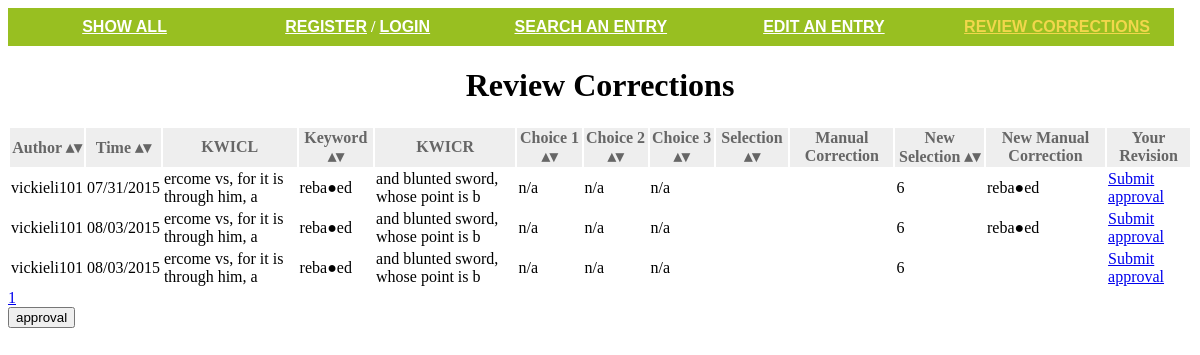
Before: /revision/ with the older database file.
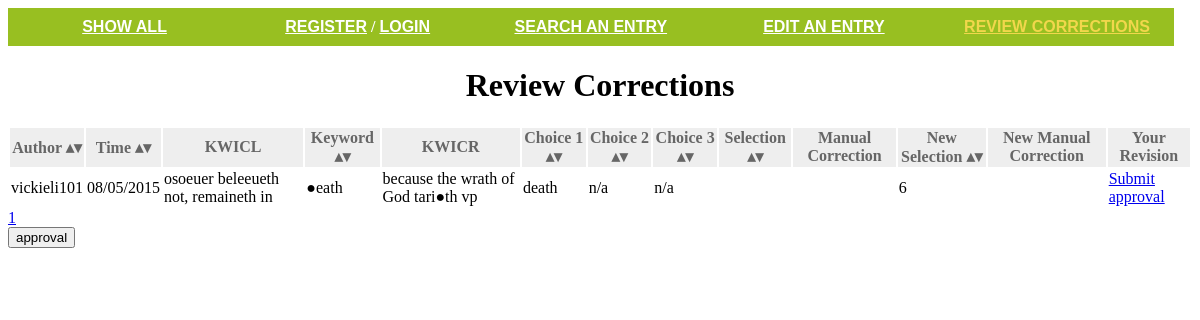
After: the same page with the newer database file.
### english/models.py (models this page shows, shortened)
class correction(models.Model):
    corrected_word = models.ForeignKey(item)
    correction_author = models.ForeignKey(User)
    correction_made = models.IntegerField(u'correction_made', choices=CORRECTION_CHOICES)
    correction_word = models.CharField(u'correction_word', max_length=200, blank=True, null=True)
    time = models.DateTimeField(auto_now_add=True)
    approved = models.IntegerField(u'approved', choices=APPROVAL_CHOICES, blank=True, null=True)

class item(models.Model):
    file_position = models.CharField(u'file_position', max_length=200, blank=True, null=True)
    kwicl = models.CharField(u'kwicl',max_length=200, blank=True, null=True)
    keyword = models.CharField(u'keyword', max_length=200, blank=True, null=True)
    kwicr = models.CharField(u'kwicr', max_length=200, blank=True, null=True)
    choice1 = models.CharField(u'choice1', max_length=200, blank=True, null=True)
    choice2 = models.CharField(u'choice2', max_length=200, blank=True, null=True)
    choice3 = models.CharField(u'choice3', max_length=200, blank=True, null=True)
    correct_choice = models.CharField(u'correct_choice', max_length=200, blank=True, null=True)

### english/views.py (the view)
# urls.py: url(r'^revision/$', 'english.views.revision'),
def revision(request):
    correction_list = correction.objects.all()
    if request.method == 'POST':
        form = approvalform(request.POST)
        if form.is_valid():
            formdata = form.cleaned_data
            word.update(approved=formdata)
    form = approvalform()
    return render(request, 'revision.html', {'correction_list': correction_list, 'form': form})

### english/forms.py
class approvalform(forms.ModelForm):
    class Meta:
        model = correction
        fields = ['approved']

### english/templates/revision.html (shortened to what this page needs)
<!DOCTYPE html>
<html>
<head>
	<link type="text/css" rel="stylesheet" href="../static/css/index.css" />
</head>
<body>
  <div class='navbar'>
<ul>
  <li> <a href="/">Show All</a></li>
  <li>{% if user.is_authenticated %}
  <a href="/logout/">Logout</a><br />
  {% else %}
  <a href="/register/">Register</a> / <a href="/login/">Login</a>
  {% endif %}
  </li>
  <li><a href="/findentry/">Search an Entry</a></li>
  <li><a href="/requesttoedit/">Edit an Entry</a></li>
  <li><a class="current" href="/revision/">Review Corrections</a></li>
</ul>
</div>
	<h1 id='top'>Review Corrections</h1>
  <div>
      <form action="." method="POST" >{% csrf_token %}
        <div>
          <table id="data" class='sortable'>
            <thead>
        <tr><th>Author</th><th>Time</th><th class='sorttable_nosort'>KWICL</th><th class="sorttable_alpha">Keyword</th><th class='sorttable_nosort'>KWICR</th><th>Choice 1</th><th>Choice 2</th><th>Choice 3</th><th>Selection</th><th  class='sorttable_nosort'>Manual Correction</th><th>New Selection</th><th class='sorttable_nosort'>New Manual Correction</th><th class='sorttable_nosort'>Your Revision</th></tr>
      </thead>
      <tbody>
{% for corr in correction_list %}
      <tr><td>{{corr.correction_author}}</td><td>{{corr.time | date:"m/d/Y"}}</td>
          <td>{{corr.corrected_word.kwicl}}</td><td>{{corr.corrected_word.keyword}}</td>
          <td>{{corr.corrected_word.kwicr}}</td><td>{{corr.corrected_word.choice1}}</td>
          <td>{{corr.corrected_word.choice2}}</td><td>{{corr.corrected_word.choice3}}</td>
          <td>{{corr.corrected_word.correct_choice}}</td><td>{{corr.corrected_word.manually_entered_word}}</td>
          <td>{{corr.correction_made}}</td><td>{{corr.correction_word}}</td>
          <td><a href="../approval/{{corr.corrected_word.file_position}}">Submit approval</a></td></tr>
{% endfor %}
      </tbody>
    </table>
        </div>
        <input type="submit" class="btn btn-inverse" value="approval">
      </form>
  </div>
</body>
</html>

### english/static/css/index.css (style rules this page uses)
h1 { display: block; font-weight: bold; text-align: center; text-decoration: none; font-family: Cambaria; }
#data { width: 100%; }
.navbar ul { list-style-type: none; margin: 0; padding: 0; overflow: hidden; }
.navbar li { float: left; display: block; width: 18%; font-weight: bold; color: #FFFFFF; background-color: #98bf21; text-align: center; padding: 10px; text-decoration: none; text-transform: uppercase; }
.navbar li a.current { color:#f1d74c; }
.navbar a { color:#FFFFFF; font-family:Helvetica; }
table.sortable thead { background-color:#eee; color:#666666; font-weight: bold; cursor: default; }
table.sortable thead th:not(.sorttable_sorted):not(.sorttable_sorted_reverse):not(.sorttable_nosort):after { content: " \25B4\25BE" }

Changed rows visible on the page:
removed correction: correction_author "vickieli101", time "07/31/2015", corrected_word.kwicl "ercome vs, for it is through him, a", corrected_word.keyword "reba●ed", corrected_word.kwicr "and blunted sword, whose point is b", corrected_word.choice1 "n/a", corrected_word.choice2 "n/a", corrected_word.choice3 "n/a", correction_made "6", correction_word "reba●ed"
removed correction: correction_author "vickieli101", time "08/03/2015", corrected_word.kwicl "ercome vs, for it is through him, a", corrected_word.keyword "reba●ed", corrected_word.kwicr "and blunted sword, whose point is b", corrected_word.choice1 "n/a", corrected_word.choice2 "n/a", corrected_word.choice3 "n/a", correction_made "6", correction_word "reba●ed"
removed correction: correction_author "vickieli101", time "08/03/2015", corrected_word.kwicl "ercome vs, for it is through him, a", corrected_word.keyword "reba●ed", corrected_word.kwicr "and blunted sword, whose point is b", corrected_word.choice1 "n/a", corrected_word.choice2 "n/a", corrected_word.choice3 "n/a", correction_made "6"
added correction: correction_author "vickieli101", time "08/05/2015", corrected_word.kwicl "osoeuer beleeueth not, remaineth in", corrected_word.keyword "●eath", corrected_word.kwicr "because the wrath of God tari●th vp", corrected_word.choice1 "death", corrected_word.choice2 "n/a", corrected_word.choice3 "n/a", correction_made "6"
